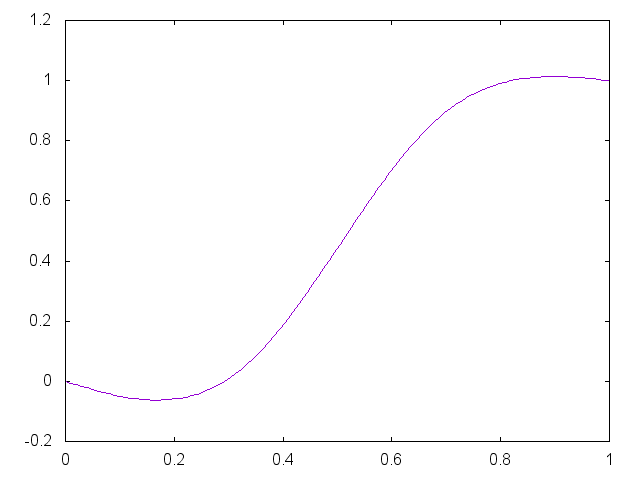

This figure's gnuplot source:


set term png

set output "generate/static/generate/csplines-0.05-0.85.png"
plot '-' smooth csplines notitle
0 0
0.33 0.05
0.67 0.85 
1 1
e

reset;
